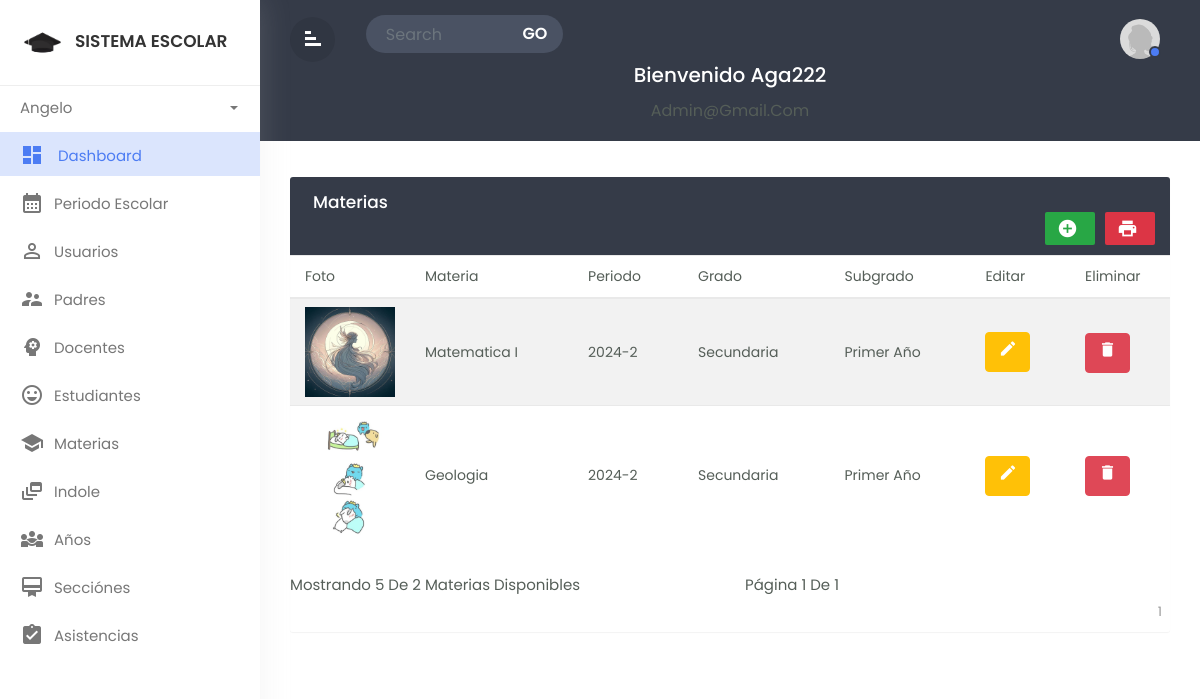
/dashboard/Views/careers/mostrar.php (signed in), run on the app's committed database.
### tables this page shows
CREATE TABLE `course` (
  `idcur` int(11) NOT NULL,
  `nomcur` varchar(100) NOT NULL,
  `idper` int(11) NOT NULL,
  `iddeg` int(11) NOT NULL,
  `idsub` int(11) NOT NULL,
  `foto` varchar(150) NOT NULL,
  `estado` char(1) NOT NULL,
  `fere` timestamp NOT NULL DEFAULT current_timestamp() ON UPDATE current_timestamp()
);

CREATE TABLE `period` (
  `idper` int(11) NOT NULL,
  `numperi` char(11) NOT NULL,
  `starperi` date NOT NULL,
  `endperi` date NOT NULL,
  `nomperi` varchar(150) NOT NULL,
  `state` varchar(15) NOT NULL,
  `fere` timestamp NOT NULL DEFAULT current_timestamp() ON UPDATE current_timestamp()
);

CREATE TABLE `degree` (
  `iddeg` int(11) NOT NULL,
  `idper` int(11) NOT NULL,
  `nomgra` varchar(25) NOT NULL,
  `fere` timestamp NOT NULL DEFAULT current_timestamp() ON UPDATE current_timestamp()
);

CREATE TABLE `subgrade` (
  `idsub` int(11) NOT NULL,
  `nomsub` varchar(50) NOT NULL,
  `iddeg` int(11) NOT NULL,
  `fere` timestamp NOT NULL DEFAULT current_timestamp() ON UPDATE current_timestamp()
);

### dashboard/Views/careers/mostrar.php (the view, shortened to what this page needs)
<?php include("../header.php") ?>
            <div class="main-content">
              <div class="row">
                <div class="col-md-12">
                <div class="table-wrapper">
    <div class="table-title">
      <div class="row">
        <div class="col-sm-6 p-0 d-flex justify-content-lg-start justify-content-center">
          <h2 class="ml-lg-2">Materias</h2>
        </div>
        <div class="col-sm-12 p-0 d-flex justify-content-lg-end justify-content-center">
          <a href="#addEmployeeModal" class="btn btn-success" data-toggle="modal">
          <i class="material-icons">&#xE147;</i> </a>
          <a href="plantilla.php" class="btn btn-danger">
          <i class="material-icons">print</i> </a>
        </div>
      </div>
    </div>
       <?php
        require '../../Config/config.php';
        $productosPorPagina = 5;
        $pagina = 1;
        $limit = $productosPorPagina;
        $offset = ($pagina - 1) * $productosPorPagina;
        $sentencia = $connect->query("SELECT course.idcur, course.nomcur, period.idper, period.numperi, period.starperi, period.endperi, period.nomperi, degree.iddeg, degree.nomgra, subgrade.idsub, subgrade.nomsub, course.foto, course.estado, count(*) AS conteo FROM course INNER JOIN period ON course.idper = period.idper INNER JOIN degree ON course.iddeg = degree.iddeg INNER JOIN subgrade ON course.idsub =  subgrade.idsub;");
    $conteo = $sentencia->fetchObject()->conteo;
    $paginas = ceil($conteo / $productosPorPagina);
    $sentencia = $connect->prepare("SELECT course.idcur, course.nomcur, period.idper, period.numperi, period.starperi, period.endperi, period.nomperi, degree.iddeg, degree.nomgra, subgrade.idsub, subgrade.nomsub, course.foto, course.estado FROM course INNER JOIN period ON course.idper = period.idper INNER JOIN degree ON course.iddeg = degree.iddeg INNER JOIN subgrade ON course.idsub =  subgrade.idsub LIMIT ? OFFSET ?");
    $sentencia->execute([$limit, $offset]);
    $productos = $sentencia->fetchAll(PDO::FETCH_OBJ);
        ?>
    <table class="table table-striped table-hover" id="myTable">
      <thead>
        <tr>
          <th>Foto</th>
          <th>Materia</th>
          <th>Periodo</th>
          <th>Grado</th>
          <th>Subgrado</th>
          <th>Editar</th>
          <th>Eliminar</th>
        </tr>
      </thead>
      <tbody>
          <?php foreach($productos as $producto){ ?>
            <tr>
               <td><img src="../../Assets/img/subidas/<?php echo $producto->foto ?>" width='90'></td>
               <td><?php echo $producto->nomcur ?></td>
               <td><?php echo $producto->numperi ?></td>
               <td><?php echo $producto->nomgra ?></td>
               <td><?php echo $producto->nomsub ?></td>
               <td>
<form method='POST' action='<?php $_SERVER['PHP_SELF'] ?>'>
<button name='editar' class='btn btn-warning text-white'><i class='material-icons' data-toggle='tooltip' title='Edit'>&#xE254;</i></button>
</form>
               </td>
               <td>
<form  onsubmit="return confirm('Realmente desea eliminar el registro?');" method='POST' action='<?php $_SERVER['PHP_SELF'] ?>'>
<button name='eliminar' class='btn btn-danger text-white' ><i class='material-icons'  title='Delete'>&#xE872;</i></button>
</form>
               </td>
            </tr>
            <?php } ?>
      </tbody>
    </table>
    <nav aria-label="Page navigation example">
            <div class="row">
                <div class="col-xs-12 col-sm-6">
                    <p>Mostrando <?php echo $productosPorPagina ?> de <?php echo $conteo ?> Materias disponibles</p>
                </div>
                <div class="col-xs-12 col-sm-6">
                    <p>Página <?php echo $pagina ?> de <?php echo $paginas ?> </p>
                </div>
            </div>
            <ul class="pagination">
                <?php for ($x = 1; $x <= $paginas; $x++) { ?>
                    <li class="<?php if ($x == $pagina) echo "active" ?>">
                        <a href="./mostrar.php?pagina=<?php echo $x ?>">
                            <?php echo $x ?></a>
                    </li>
                <?php } ?>
            </ul>
        </nav>
  </div>
</div>
</div>
        </div>
</div>
</div>
  </body>
  </html>

### dashboard/Assets/css/custom.css (style rules this page uses)
body,html { line-height:1.8; font-family:'Poppins',sans-serif; color:#555e58; text-transform:capitalize; font-weight:400; margin:0px; padding:0px; }
.material-icons { font-family: 'Material Icons'; font-weight: normal; font-style: normal; font-size: 24px; display: inline-block; line-height: 1; text-transform: none; letter-spacing: normal; word-wrap: normal; white-space: nowrap; direction: ltr; -webkit-font-smoothing: antialiased; text-rendering: optimizeLegibility; -moz-osx-font-smoothing: grayscale; font-feature-settings: 'liga'; }
p { font-size:15px; margin:12px 0 0; line-height:24px; }
a { color:#333; font-weight:400; }
button { cursor:pointer; }
ul,ol { padding:0px; margin:0px; list-style:none; }
a,a:hover,a:focus { color:#333; text-decoration:none; transition:all 0.3s; }
.main-content { padding:30px 30px 0px 30px; }
.table-wrapper { background-color: #fff; margin:6px 0px 40px 0px; width: 100%; overflow: auto; border-radius: 3px; box-shadow: 0 1px 1px rgb(0 0 0 / 5%); }
.table-title { background:#353b48; color:#fff; position:sticky; top:0; width:100%; left:0; padding:10px 30px; border-radius:0px 0px 0 0; }
.table-title h2 { margin:5px 0 0; font-size:17px; }
.table-title .btn { color:#fff; float:right; font-size:13px; border:none; min-width:50px; border-radius:2px; border:none; outline:none!important; margin-left:10px; }
.table-title .btn i { float:left; font-size:21px; margin-right:5px; }
table.table tr th, table.table tr td { border-color:#e9e9e9; padding:8px 15px; font-size:14px; font-weight: 400; vertical-align:middle; }
table.table tr th:first-child { width:60px; }
table.table tr th:last-child { width:100px; }
table.table td:last-child { opacity:0.9; font-size:22px; margin:0px 5px; }
table.table td i { font-size:19px; }
.pagination { float:right; margin:0 0 5px; }
.pagination li a { border:none; font-size:13px; min-width:30px; min-height:30px; color:#999; margin:0 2px; line-height:30px; border-radius:2px!important; text-align:center; padding:0 6px; }

### data on the page
course: foto (picture), nomcur "Matematica I", idper.numperi "2024-2", iddeg.nomgra "Secundaria", idsub.nomsub "Primer Año"
course: foto (picture), nomcur "Geologia", idper.numperi "2024-2", iddeg.nomgra "Secundaria", idsub.nomsub "Primer Año"

### other printed values
$_SESSION['nombre'] "Angelo"
$_SESSION['usuario'] "Aga222"
$_SESSION['correo'] "Admin@gmail.com"
$productosPorPagina "5"
$conteo "2"
$pagina "1"
$paginas "1"
